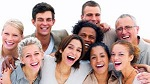
//> input picture FaceDetection/test1.jpg, 150 x 84 px
$ ./draftmain   (built with g++ and OpenCV 4)
//> lines starting //> are read from the running program, lines starting //| are printed output that depends on the picture; after the words box and inside, x2 and y2 are one past the last pixel; in counts of white or black regions, pixels touching at a corner belong together
#include <opencv2/objdetect/objdetect.hpp>
#include <opencv2/highgui/highgui.hpp>
#include <opencv2/imgproc/imgproc.hpp>
#include "opencv2/core/core.hpp"
#include <opencv2/nonfree/features2d.hpp>

#include <iostream>
#include <stdio.h>

#define PI 3.14159265

using namespace std;
using namespace cv;

Mat visual_orientation(Mat ori, Size winSize, int cellSize, float scale) {

    //Initialize
    Mat result(Size(ori.cols, ori.rows), CV_8UC3);
    result = Scalar(0, 0, 0);

    int col = winSize.width / cellSize;
    int row = winSize.height / cellSize;

    float temp[2] = { 0 };

    float*** ori_vec = new float**[row];
    for (int i = 0; i < row; i++) {
        ori_vec[i] = new float*[col];
        for (int j = 0; j < col; j++) {
            ori_vec[i][j] = new float[2];
        }
    }

    //float rm = 0;
    //float im = 0;

    //Get average V(x,y) for each cell
    for (int i = 0; i < row; i++) {
        for (int j = 0; j < col; j++) {
            for (int k = 0; k < cellSize; k++) {
                for (int p = 0; p < cellSize; p++) {
                    temp[0] += ori.at<Vec2f>(i * cellSize + k, j * cellSize + p)[0];
                    temp[1] += ori.at<Vec2f>(i * cellSize + k, j * cellSize + p)[1];
                }
            }
            ori_vec[i][j][0] = temp[0] / (float)(cellSize * cellSize);
            ori_vec[i][j][1] = temp[1] / (float)(cellSize * cellSize);
            temp[0] = 0;
            temp[1] = 0;
            //rm = rm > ori_vec[i][j][0]? rm : ori_vec[i][j][0];
            //im = im > ori_vec[i][j][1]? im : ori_vec[i][j][1];
        }
    }
    //cout << rm << " and " << im << "\n";

    //Draw
    for (int y = 0; y < row; y++)
    for (int x = 0; x < col; x++) {

        if (ori_vec[y][x][0] == 0 && ori_vec[y][x][1] == 0)
            continue;

        int draw_x = x * cellSize;
        int draw_y = y * cellSize;
        int m_x = draw_x + cellSize / 2;
        int m_y = draw_y + cellSize / 2;

        float x1 = m_x - ori_vec[y][x][0] * scale;
        float y1 = m_y - ori_vec[y][x][1] * scale;
        float x2 = m_x + ori_vec[y][x][0] * scale;
        float y2 = m_y + ori_vec[y][x][1] * scale;

        line(result, Point(x1, y1), Point(x2, y2), CV_RGB(255, 255, 255));
    }

    return result;
}

// [7 lines left out: function showImage, not called in this run]


Mat orientationVector(Mat src, int ddepth, int scale, int delta, float thresh_strength) {
    Mat display;

	Mat grad_x;
    Sobel(src, grad_x, ddepth, 1, 0, 3, scale, delta, BORDER_DEFAULT);
	//showImage("Sobel X", grad_x);

	Mat grad_y;
    Sobel(src, grad_y, ddepth, 0, 1, 3, scale, delta, BORDER_DEFAULT);
    //showImage("Sobel Y", grad_x);

	Mat strength;
    grad_x.convertTo(grad_x, CV_32F);
    grad_y.convertTo(grad_y, CV_32F);
    magnitude(grad_x, grad_y, strength);
    threshold(strength, strength, thresh_strength, 0, THRESH_TOZERO);
    //showImage("magnitude", grad_x);

	Mat direction;
    divide(grad_y, grad_x, direction);
    Mat dir_mod;
    direction.copyTo(dir_mod);

    for (int i = 0; i < direction.rows; i++) {
        for (int j = 0; j < direction.cols; j++){
            direction.at<float>(i, j) = atan(direction.at<float>(i, j)) + PI / 2;
            if (direction.at<float>(i, j) >= PI
                && direction.at<float>(i, j) < (PI * 2)) {
                direction.at<float>(i, j) = direction.at<float>(i, j) - PI;
            }
            else if (direction.at<float>(i, j) >= 0
                && direction.at<float>(i, j) < PI){
            }
            else
                cout << "direction value out of range\n";
            dir_mod.at<float>(i, j) = fmod(direction.at<float>(i, j), (float)PI);
        }
    }
    //minMaxLoc( direction, &minVal, &maxVal, &minLoc, &maxLoc );
    //convertScaleAbs(direction, display, (255.0 / PI));
    //imshow( "direction", display);

    ///Oritentation
	Mat orientation(src.rows, src.cols, CV_32FC2, Scalar(0, 0));
    for (int i = 0; i < src.rows; i++)
    for (int j = 0; j < src.cols; j++) {
        orientation.at<Vec2f>(i, j)[0] = strength.at<float>(i, j) * cos(direction.at<float>(i, j));
        orientation.at<Vec2f>(i, j)[1] = strength.at<float>(i, j) * sin(direction.at<float>(i, j));
    }
    //convertScaleAbs(visual_orientation(orientation, src.size(), 4, 0.0135), display);
    //imshow("Orientation", display);

    return orientation;
}

double dist(Vec2f vi, Vec2f vm){
    double dist;
    if (norm(vi) > 0 && norm(vm) > 0) {
        dist = norm(vi, vm);
    }
    else {
        dist = 255;
    }
    return dist;
}

//Backup
// [12 lines left out: function dist, not called in this run]

Mat getDistance(Mat vi, Mat vm) {
	int sz[] = { vi.rows + vm.rows, vi.cols + vm.cols, vm.rows, vm.cols };
    int p[4];
    Mat distance2(4, sz, CV_32F, Scalar::all(255));

    for (int x = 0; x < vi.rows; x++) {
        for (int y = 0; y < vi.cols; y++) {
            for (int m = 0; m < vm.rows; m++) {
                for (int n = 0; n < vm.cols; n++) {
					if( x + m > vi.rows - 1 ||  y + n > vi.cols - 1)
						continue;
					p[0] = x;
					p[1] = y;
					p[2] = m;
					p[3] = n;
					if( x < vi.rows && y < vi.cols) {
						distance2.at<float>(p) = dist(vm.at<Vec2f>(m, n), vi.at<Vec2f>(x + m, y + n));
						//distance.at<float>(p) = dist(vm.at<Vec2f>(m, n)[0], vm.at<Vec2f>(m, n)[1],
						//vi.at<Vec2f>(x + m, y + n)[0], vi.at<Vec2f>(x + m, y + n)[1]);

					}
                }
            }
        }
		//cout << "line" << x << "\n";
    }

    return distance2;
}

Mat elasticDist(Mat vi, Mat vm, float w[]){
    Mat cost(vi.rows, vi.cols, CV_32F);
    double min, distTotal;
    float distNeighbor[9] = { 65025 };

    int sz[] = { vi.rows + vm.rows, vi.cols + vm.cols, vm.rows, vm.cols };
    int p[4];
    Mat distance(4, sz, CV_32F, Scalar::all(0));
    distance = getDistance(vi, vm);

    for (int x = 0; x < vi.rows; x++) {
        for (int y = 0; y < vi.cols; y++) {
            distTotal = 0;
            p[0] = x;
            p[1] = y;
            for (int m = 0; m < vm.rows; m++) {
                for (int n = 0; n < vm.cols; n++) {
                    min = -255;
                    /// +w(k,l)
                    p[2] = m; p[3] = n;
                    distNeighbor[4] = w[4] + pow(distance.at<float>(p), (float)2);
                    if (m > 0 && n > 0) {
                        p[2] = m - 1; p[3] = n - 1;
                        distNeighbor[0] = w[0] + pow(distance.at<float>(p), (float)2);
                    }
                    if (n > 0) {
                        p[2] = m; p[3] = n - 1;
                        distNeighbor[1] = w[1] + pow(distance.at<float>(p), (float)2);
                        if (m < vm.rows - 1) {
                        p[2] = m + 1; p[3] = n - 1;
                        distNeighbor[2] = w[2] + pow(distance.at<float>(p), (float)2);
                        }
                    }

                    if (m > 0) {
                        p[2] = m - 1; p[3] = n;
                        distNeighbor[3] = w[3] + pow(distance.at<float>(p), (float)2);
                        if (n < vm.cols - 1) {
                        p[2] = m - 1; p[3] = n + 1;
                        distNeighbor[6] = w[6] + pow(distance.at<float>(p), (float)2);
                        }
                    }
                    if (m < vm.rows - 1) {
                        p[2] = m + 1; p[3] = n;
                        distNeighbor[5] = w[5] + pow(distance.at<float>(p), (float)2);
                    }
                    if (n < vm.cols - 1) {
                        p[2] = m; p[3] = n + 1;
                        distNeighbor[7] = w[7] + pow(distance.at<float>(p), (float)2);
                        if (m < vm.rows - 1) {
                        p[2] = m + 1; p[3] = n + 1;
                        distNeighbor[8] = w[8] + pow(distance.at<float>(p), (float)2);
                        }
                    }
                    ///Find min
                    for (int i = 0; i < 9; i++) {
                        if (min == -255) {
                            min = distNeighbor[i];
                        }
                        else {
                            min = min < distNeighbor[i] ? min : distNeighbor[i];
                        }
                    }//end-i(min)
                    distTotal += sqrt(min);
                    //cout << sqrt(min) << "\t";
                }//end-n
            }//end-m
            cost.at<float>(x, y) = distTotal;
            //cout << distTotal << "\t";
        }//end-y
    }//end-xs


    return cost;
}

// [23 lines left out: functions printMinMax, printMatrix, not called in this run]

float getMin(Mat mat)
{
	double minVal;
    double maxVal;
    Point minLoc;
    Point maxLoc;

    minMaxLoc(mat, &minVal, &maxVal, &minLoc, &maxLoc);
	return minVal;
}

float getMax(Mat mat)
{
	double minVal;
    double maxVal;
    Point minLoc;
    Point maxLoc;

    minMaxLoc(mat, &minVal, &maxVal, &minLoc, &maxLoc);
	return maxVal;
}


// [78 lines left out: function hierarchicalSearch, not called in this run]


int main()
{
    cout << "Debugging" << endl;

    ///Image
    Mat src, src_copy, src_gray;
    Mat avg, avg_gray;
    Mat ori_src(src.rows, src.cols, CV_32FC2, Scalar(0, 0));
    Mat ori_avg(avg.rows, avg.cols, CV_32FC2, Scalar(0, 0));

    int scale = 1;
    int delta = 0;
    int ddepth = CV_16S;
    double resize_factor;
    float w[9] = { 96, 64, 96, 64, 0, 64, 96, 64, 96 };

    /// Load an image
    src = imread("test1.jpg");
//> src is the input picture: 84 rows x 150 cols, CV_8UC3; mean B, G, R 156.4, 162, 189.9
    avg = imread("average_face_clipped.jpg");
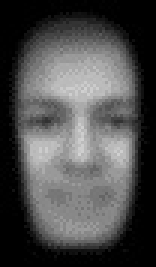
//> input picture FaceDetection/average_face_clipped.jpg, 52 x 89 px (shown 3 times larger)
//> avg is the input picture: 89 rows x 52 cols, CV_8UC3; min 0, max 210, mean 76.3
	//avg = imread("face.png");

    if (!src.data || !avg.data) {
        return -1;
    }

	src.copyTo(src_copy);
    GaussianBlur(src_copy, src_copy, Size(3, 3), 0, 0);

    /// Scale the average face to fit
    if (avg.rows > src_copy.rows) {
        resize_factor = (double)src_copy.rows / (double)avg.rows;
//> resize_factor = 0.944
        resize(avg, avg, Size(), resize_factor, resize_factor);
//> avg: 84 rows x 49 cols, CV_8UC3
    }
    if (avg.cols > src_copy.cols) {
        resize_factor = (double)src_copy.cols / (double)avg.cols;
        resize(avg, avg, Size(), resize_factor, resize_factor);
    }

    /// Scale all
    //resize(avg, avg, Size(), 0.4, 0.4);
    //resize(src_copy, src_copy, Size(), 0.2, 0.2);

    /// Convert it to gray
    cvtColor(src_copy, src_gray, CV_RGB2GRAY);
    cvtColor(avg, avg_gray, CV_RGB2GRAY);

    /// Get orientations
    Mat display;
    ori_src = orientationVector(src_gray, ddepth, scale, delta, 10);
//> in orientationVector, `magnitude(grad_x, grad_y, strength);`:
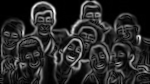
//> strength: 84 rows x 150 cols, CV_32FC1; min 0, max 725.6, mean 117.5; drawn with min black and max white
//> in orientationVector, `threshold(strength, strength, thresh_strength, 0, THRESH_TOZERO);`: strength: 84 rows x 150 cols, CV_32FC1; 10.38% of pixels changed, all inside (x1, y1, x2, y2) = (0, 0, 150, 84)
//> after the loop in orientationVector, `for (int i = 0; i < direction.rows; i++)`:
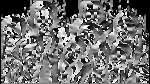
//> direction: 84 rows x 150 cols, CV_32FC1; 8.93% of the values are NaN or infinite; the others: min -4.55e-08, max 3.14, mean 1.52; drawn with min black, max white, NaN and infinite black
    convertScaleAbs(visual_orientation(ori_src, ori_src.size(), 4, 0.0135), display);
//> in visual_orientation, `int col = winSize.width / cellSize;`: col = 37
//> in visual_orientation, `int row = winSize.height / cellSize;`: row = 21
//> the loop in visual_orientation, `for (int i = 0; i < row; i++)` made 21 passes
//> the loop in visual_orientation, `for (int y = 0; y < row; y++)` made 21 passes
//> after the loop in visual_orientation, `for (int y = 0; y < row; y++)`:
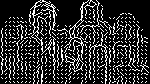
//> result: 84 rows x 150 cols, CV_8UC3; 18.5% white in thin lines or dots
    imshow("Orientation - Image", display);

    ori_avg = orientationVector(avg_gray, ddepth, scale, delta, 10);
//> call 2 of orientationVector, with ddepth = 3, scale = 1, delta = 0, thresh_strength = 10
//> in orientationVector (call 2), `threshold(strength, strength, thresh_strength, 0, THRESH_TOZERO);`: strength: 84 rows x 49 cols, CV_32FC1; min 0, max 344, mean 72.8
//> after the loop in orientationVector (call 2), `for (int i = 0; i < direction.rows; i++)`:
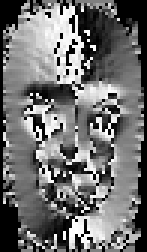
//> direction: 84 rows x 49 cols, CV_32FC1 (shown 3 times larger); 10.74% of the values are NaN or infinite; the others: min -4.55e-08, max 3.14, mean 1.54; drawn with min black, max white, NaN and infinite black
    convertScaleAbs(visual_orientation(ori_avg, ori_avg.size(), 4, 0.0135), display);
//> call 2 of visual_orientation, with winSize = Size(49, 84), cellSize = 4, scale = 0.0135
//> in visual_orientation (call 2), `int col = winSize.width / cellSize;`: col = 12
//> the loop in visual_orientation (call 2), `for (int i = 0; i < row; i++)` made 21 passes
//> the loop in visual_orientation (call 2), `for (int y = 0; y < row; y++)` made 21 passes
//> after the loop in visual_orientation (call 2), `for (int y = 0; y < row; y++)`:
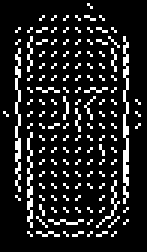
//> result: 84 rows x 49 cols, CV_8UC3 (shown 3 times larger); 13.3% white in thin lines or dots, all inside (x1, y1, x2, y2) = (1, 1, 47, 79)
    imshow("Orientation - Model", display);
    cout << "Done orientation\n";

	Mat temp;
	// [8 lines of commented-out code are left out]
    Mat distance = elasticDist(ori_src, ori_avg, w);
//> after the loop in getDistance, `for (int x = 0; x < vi.rows; x++)`: p = [83, 149, 0, 0]
//> after the loop in elasticDist, `for (int x = 0; x < vi.rows; x++)`:
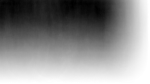
//> cost: 84 rows x 150 cols, CV_32FC1; min 431067.9, max 1049580, mean 771790.1; drawn with min black and max white
//> after the loop in elasticDist, `for (int x = 0; x < vi.rows; x++)`: distTotal = 1049580; p = [83, 149, 82, 48]; min = 65025; distNeighbor = [65121, 65089, 65121, 65089, 65025, 65089, 65121, 65089, 65121]
	const float min = getMin(distance);
//> in getMin, `minMaxLoc(mat, &minVal, &maxVal, &minLoc, &maxLoc);`: minVal = 431067.9; maxVal = 1049580; minLoc = Point(72, 3); maxLoc = Point(148, 0)
//> min = 431067.9
	const float max = getMax(distance);
//> in getMax, `minMaxLoc(mat, &minVal, &maxVal, &minLoc, &maxLoc);`: maxVal = 1049580; minLoc = Point(72, 3); maxLoc = Point(148, 0)
//> max = 1049580

	// [50 lines of commented-out code are left out]

	imshow("rect", src);

    cout << "Done all\n";
    waitKey(0);
    return 0;
}
